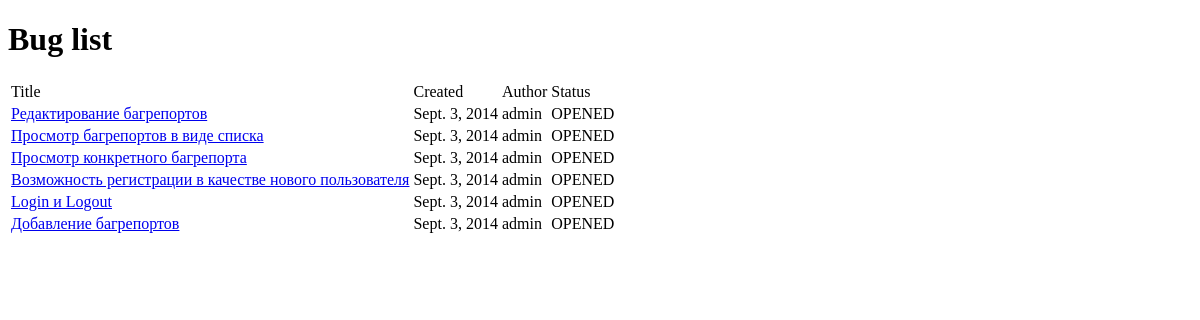
/bugs/, run on an earlier commit of the app's database.
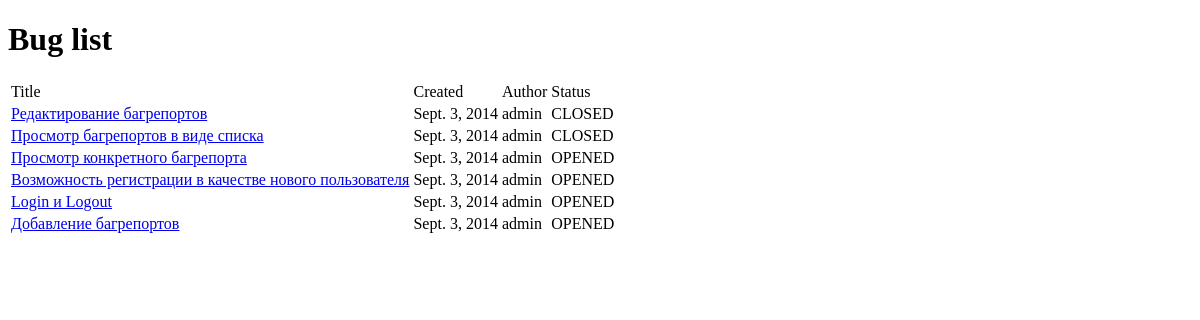
And on a later commit of the database.
### bugtracker/models.py (models this page shows, shortened)
class Ticket(models.Model):
    title = models.CharField(max_length=128)
    text = models.TextField()
    created = models.DateTimeField(auto_now=True)
    closed = models.BooleanField(default=False)
    user = models.ForeignKey(User,)

### bugtracker/views.py (the view)
class BugListView(ListView):
    model = Ticket
    template_name = 'list.html'

### templates/list.html (shortened to what this page needs)
{% extends 'base.html' %}
{% block content_block %}
<div>
    <h1>Bug list</h1>
    <table>
        <thead>
        <tr>
            <td>Title</td>
            <td>Created</td>
            <td>Author</td>
            <td>Status</td>
        </tr>
        </thead>
        <tbody>
        {% for ticket in object_list %}
        <tr>
            <td><a href="{% url 'detail' ticket.pk %}">{{ ticket.title }}</a></td>
            <td>{{ ticket.created|date }}</td>
            <td>{{ ticket.user }}</td>
            <td>{{ ticket.closed|yesno:"CLOSED, OPENED" }}</td>
        </tr>
        {% empty %}
        <tr>
            <td colspan=4>No tickets yet.</td>
        </tr>
        {% endfor %}
        </tbody>
    </table>
</div>
{% endblock %}

### templates/base.html (shortened to what this page needs)
<!doctype html>
<html>
    <head>
    </head>
    <body>
        {% block content_block %}
        {% endblock %}
    </body>
</html>

What changed in the data, as far as the page shows it:
changed Ticket "Редактирование багрепортов": closed "OPENED" → "CLOSED"
changed Ticket "Просмотр багрепортов в виде списка": closed "OPENED" → "CLOSED"
